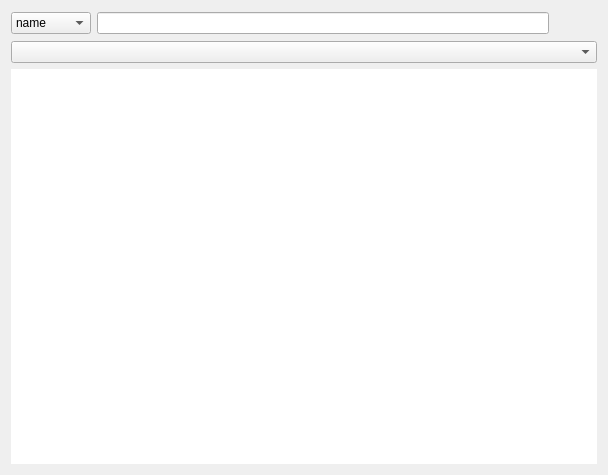
<?xml version="1.0" encoding="UTF-8"?>
<ui version="4.0">
 <class>ListAvailable</class>
 <widget class="QDialog" name="ListAvailable">
  <property name="geometry">
   <rect>
    <x>0</x>
    <y>0</y>
    <width>608</width>
    <height>475</height>
   </rect>
  </property>
  <property name="windowTitle">
   <string>Dialog</string>
  </property>
  <layout class="QGridLayout" name="gridLayout">
   <item row="1" column="0">
    <widget class="QListWidget" name="lw_items">
     <property name="frameShape">
      <enum>QFrame::NoFrame</enum>
     </property>
    </widget>
   </item>
   <item row="0" column="0">
    <layout class="QVBoxLayout" name="verticalLayout">
     <item>
      <layout class="QHBoxLayout" name="horizontalLayout_3">
       <item>
        <widget class="QComboBox" name="cb_list_filter">
         <item>
          <property name="text">
           <string>name</string>
          </property>
         </item>
         <item>
          <property name="text">
           <string>company</string>
          </property>
         </item>
         <item>
          <property name="text">
           <string>vendor</string>
          </property>
         </item>
         <item>
          <property name="text">
           <string>version</string>
          </property>
         </item>
        </widget>
       </item>
       <item>
        <widget class="QLineEdit" name="le_list_filter">
         <property name="frame">
          <bool>true</bool>
         </property>
        </widget>
       </item>
       <item>
        <widget class="QPushButton" name="btn_list_filter">
         <property name="styleSheet">
          <string notr="true">padding: 4px</string>
         </property>
         <property name="text">
          <string/>
         </property>
         <property name="icon">
          <iconset resource="../../../resources/icons.qrc">
           <normaloff>:/icons/icons/search.svg</normaloff>:/icons/icons/search.svg</iconset>
         </property>
         <property name="iconSize">
          <size>
           <width>32</width>
           <height>32</height>
          </size>
         </property>
         <property name="flat">
          <bool>true</bool>
         </property>
        </widget>
       </item>
      </layout>
     </item>
     <item>
      <widget class="QComboBox" name="cb_list_branches"/>
     </item>
    </layout>
   </item>
  </layout>
 </widget>
 <resources>
  <include location="../../../resources/icons.qrc"/>
 </resources>
 <connections/>
</ui>
